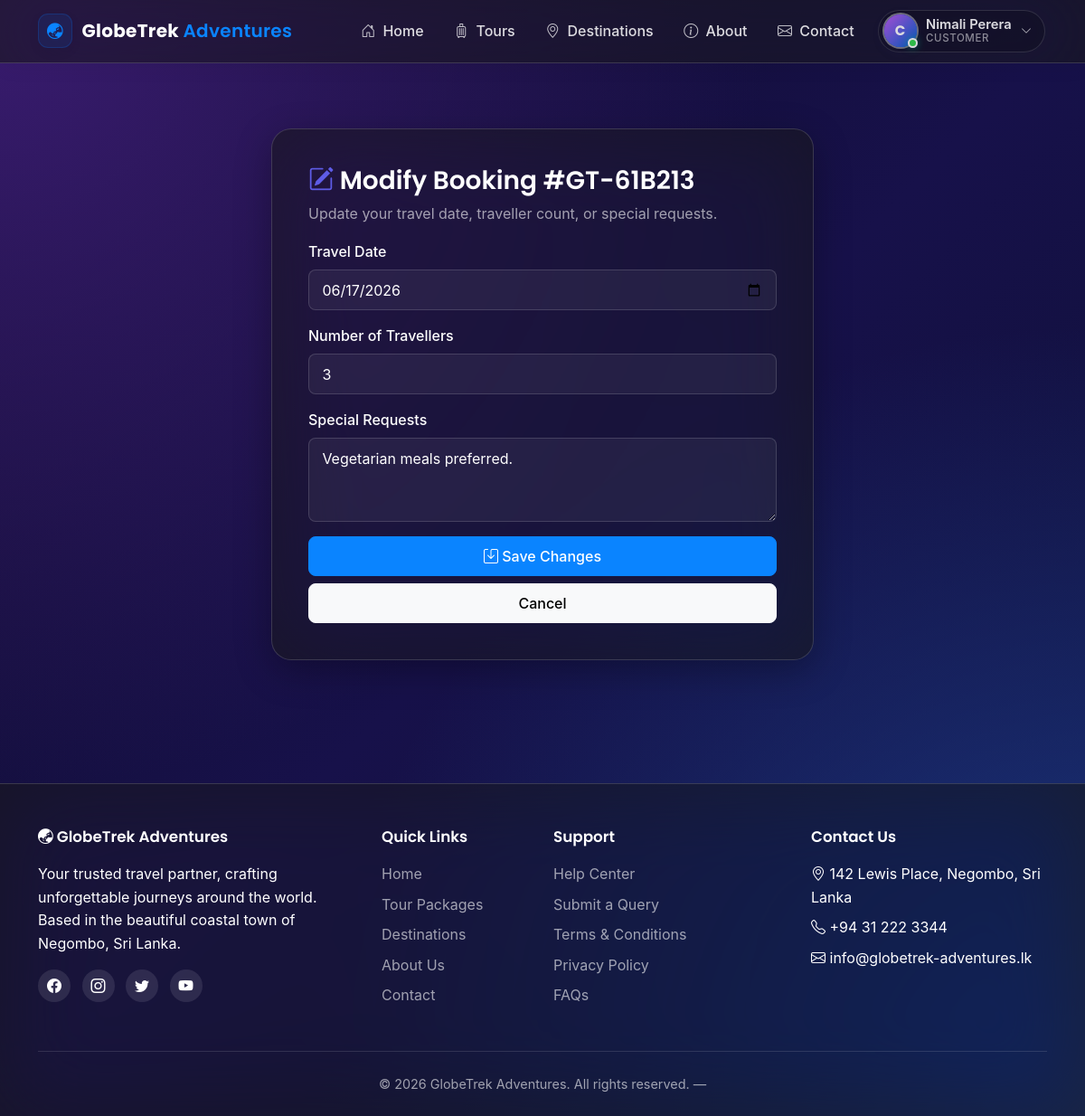
The app's page /bookings/1/customize/ (signed in) with its own data.
### apps/accounts/models.py (models this page shows, shortened)
class Profile(models.Model):
    ROLE_CHOICES = [
        ('customer', 'Customer'),
        ('staff', 'Staff'),
        ('admin', 'Admin'),
    ]
    user = models.OneToOneField(
        User,
        on_delete=models.CASCADE,
        related_name='profile',
    )
    role = models.CharField(
        max_length=10,
        choices=ROLE_CHOICES,
        default='customer',
        help_text='Determines what dashboards and actions are available.',
    )
    phone = models.CharField(max_length=20, blank=True)
    address = models.TextField(blank=True)
    profile_pic = models.ImageField(
        upload_to='profile_pics/',
        blank=True,
        null=True,
    )
    date_joined = models.DateTimeField(auto_now_add=True)
    class Meta:
        ordering = ['-date_joined']

### apps/bookings/models.py (models this page shows, shortened)
class Booking(models.Model):
    STATUS_CHOICES = [
        ('pending', 'Pending Confirmation'),
        ('confirmed', 'Confirmed'),
        ('completed', 'Completed'),
        ('cancelled', 'Cancelled'),
    ]
    PAYMENT_CHOICES = [
        ('unpaid', 'Unpaid'),
        ('paid', 'Paid'),
        ('refunded', 'Refunded'),
    ]
    reference = models.CharField(max_length=12, unique=True, editable=False, blank=True)
    customer = models.ForeignKey(
        User, on_delete=models.CASCADE, related_name='bookings',
    )
    package = models.ForeignKey(
        TourPackage, on_delete=models.PROTECT, related_name='bookings',
    )
    travel_date = models.DateField(help_text='Date the tour starts.')
    num_travellers = models.PositiveIntegerField(default=1)
    total_price = models.DecimalField(max_digits=10, decimal_places=2)
    status = models.CharField(max_length=10, choices=STATUS_CHOICES, default='pending')
    payment_status = models.CharField(
        max_length=10, choices=PAYMENT_CHOICES, default='unpaid',
    )
    special_requests = models.TextField(blank=True)
    created_at = models.DateTimeField(auto_now_add=True)
    updated_at = models.DateTimeField(auto_now=True)
    class Meta:
        ordering = ['-created_at']

### apps/bookings/views.py (the view)
# urls.py: path('<int:booking_id>/customize/', views.customize_booking, name='customize'),
@login_required
def customize_booking(request, booking_id):
    booking = get_object_or_404(Booking, id=booking_id, customer=request.user)
    if booking.status not in ('pending', 'confirmed'):
        messages.warning(request, 'This booking cannot be modified anymore.')
        return redirect('bookings:detail', booking_id=booking.id)
    if request.method == 'POST':
        form = BookingCustomizeForm(request.POST, instance=booking)
        if form.is_valid():
            booking = form.save(commit=False)
            booking.total_price = booking.package.price * booking.num_travellers
            booking.save()
            messages.success(request, 'Booking updated successfully.')
            return redirect('bookings:detail', booking_id=booking.id)
    else:
        form = BookingCustomizeForm(instance=booking)
    return render(request, 'bookings/customize.html', {
        'form': form, 'booking': booking,
    })

### apps/bookings/forms.py
class BookingCustomizeForm(forms.ModelForm):
    class Meta:
        model = Booking
        fields = ['travel_date', 'num_travellers', 'special_requests']
        widgets = {
            'travel_date': forms.DateInput(attrs={'type': 'date'}),
            'special_requests': forms.Textarea(attrs={'rows': 3}),
        }

### apps/core/context_processors.py (called while the page is built)
def site_meta(request):
    return {
        'COMPANY_NAME': settings.COMPANY_NAME,
        'COMPANY_ADDRESS': settings.COMPANY_ADDRESS,
        'COMPANY_PHONE': settings.COMPANY_PHONE,
        'COMPANY_EMAIL': settings.COMPANY_EMAIL,
    }

### templates/bookings/customize.html (shortened to what this page needs)
{% extends 'base.html' %}
{% load widget_tweaks %}
{% block content %}
<div class="container">
    <div class="auth-card" style="max-width: 600px;">
        <h3><i class="bi bi-pencil-square text-indigo"></i> Modify Booking #{{ booking.reference }}</h3>
        <p class="text-muted">Update your travel date, traveller count, or special requests.</p>
        <form method="post" novalidate>
            <div class="mb-3">
                <label class="form-label">Travel Date</label>
                {{ form.travel_date|add_class:"form-control" }}
            </div>
            <div class="mb-3">
                <label class="form-label">Number of Travellers</label>
                {{ form.num_travellers|add_class:"form-control" }}
            </div>
            <div class="mb-3">
                <label class="form-label">Special Requests</label>
                {{ form.special_requests|add_class:"form-control" }}
            </div>
            <button type="submit" class="btn btn-indigo w-100"><i class="bi bi-save"></i> Save Changes</button>
            <a href="{% url 'bookings:detail' booking.id %}" class="btn btn-light w-100 mt-2">Cancel</a>
        </form>
    </div>
</div>
{% endblock %}

### templates/base.html (shortened to what this page needs)
{% load static %}
<!DOCTYPE html>
<html lang="en">
<head>
    <link href="https://cdn.jsdelivr.net/npm/bootstrap@5.3.2/dist/css/bootstrap.min.css" rel="stylesheet">
    <link rel="stylesheet" href="https://cdn.jsdelivr.net/npm/bootstrap-icons@1.11.2/font/bootstrap-icons.css">
    <link rel="stylesheet" href="{% static 'css/style.css' %}">
</head>
<body>
    <nav class="navbar navbar-expand-lg navbar-globetrek sticky-top">
        <div class="container">
            <a class="navbar-brand" href="{% url 'core:home' %}">
                <span class="brand-mark"><i class="bi bi-globe-asia-australia"></i></span>
                <span class="brand-text">GlobeTrek <span class="brand-text-accent">Adventures</span></span>
            </a>
            <div class="collapse navbar-collapse" id="mainNav">
                <ul class="navbar-nav ms-auto align-items-lg-center">
                    <li class="nav-item"><a
                            class="nav-link {% if request.resolver_match.url_name == 'home' %}active{% endif %}"
                            href="{% url 'core:home' %}"><i class="bi bi-house-door"></i> Home</a></li>
                    <li class="nav-item"><a class="nav-link" href="{% url 'tours:package_list' %}"><i
                                class="bi bi-suitcase"></i> Tours</a></li>
                    <li class="nav-item"><a class="nav-link" href="{% url 'tours:destination_list' %}"><i
                                class="bi bi-geo-alt"></i> Destinations</a></li>
                    <li class="nav-item"><a class="nav-link" href="{% url 'core:about' %}"><i
                                class="bi bi-info-circle"></i> About</a></li>
                    <li class="nav-item"><a class="nav-link" href="{% url 'core:contact' %}"><i
                                class="bi bi-envelope"></i> Contact</a></li>
                    {% if user.is_authenticated %}
                    {% if '/dashboard/' in request.path or '/manage/' in request.path or '/my_list/' in request.path %}
                    {% else %}
                    <li class="nav-item dropdown user-menu ms-lg-2">
                        <a class="nav-link user-trigger" data-bs-toggle="dropdown" href="#" aria-expanded="false">
                            <span class="avatar avatar-sm">
                                {% if user.profile.profile_pic %}
                                <img src="{{ user.profile.profile_pic.url }}" alt="{{ user.username }}">
                                {% else %}
                                <span class="avatar-initial">{{ user.username|slice:":1"|upper }}</span>
                                {% endif %}
                                <span class="avatar-status"></span>
                            </span>
                            <span class="user-meta d-none d-lg-flex">
                                <span class="user-name">{{ user.get_full_name|default:user.username }}</span>
                                {% if user.profile.role %}
                                <span class="user-role">{{ user.profile.get_role_display }}</span>
                                {% endif %}
                            </span>
                            <i class="bi bi-chevron-down user-caret"></i>
                        </a>
                    </li>
                    {% endif %}
                    {% endif %}
                </ul>
            </div>
        </div>
    </nav>
    <main class="py-4">
        {% block content %}{% endblock %}
    </main>
    <footer class="footer">
        <div class="container">
            <div class="row g-4">
                <div class="col-lg-4 col-md-6">
                    <h5><i class="bi bi-globe-asia-australia"></i> GlobeTrek Adventures</h5>
                    <p>Your trusted travel partner, crafting unforgettable journeys around the world. Based in the
                        beautiful coastal town of Negombo, Sri Lanka.</p>
                    <div class="social-icons mt-3">
                        <a href="#" title="Facebook"><i class="bi bi-facebook"></i></a>
                        <a href="#" title="Instagram"><i class="bi bi-instagram"></i></a>
                        <a href="#" title="Twitter"><i class="bi bi-twitter"></i></a>
                        <a href="#" title="YouTube"><i class="bi bi-youtube"></i></a>
                    </div>
                </div>
                <div class="col-lg-2 col-md-6">
                    <h5>Quick Links</h5>
                    <ul>
                        <li><a href="{% url 'core:home' %}">Home</a></li>
                        <li><a href="{% url 'tours:package_list' %}">Tour Packages</a></li>
                        <li><a href="{% url 'tours:destination_list' %}">Destinations</a></li>
                        <li><a href="{% url 'core:about' %}">About Us</a></li>
                        <li><a href="{% url 'core:contact' %}">Contact</a></li>
                    </ul>
                </div>
                <div class="col-lg-3 col-md-6">
                    <h5>Support</h5>
                    <ul>
                        <li><a href="{% url 'core:contact' %}">Help Center</a></li>
                        <li><a href="{% url 'inquiries:create' %}">Submit a Query</a></li>
                        <li><a href="#">Terms & Conditions</a></li>
                        <li><a href="#">Privacy Policy</a></li>
                        <li><a href="#">FAQs</a></li>
                    </ul>
                </div>
                <div class="col-lg-3 col-md-6">
                    <h5>Contact Us</h5>
                    <ul>
                        <li><i class="bi bi-geo-alt"></i> {{ COMPANY_ADDRESS }}</li>
                        <li><i class="bi bi-telephone"></i> {{ COMPANY_PHONE }}</li>
                        <li><i class="bi bi-envelope"></i> {{ COMPANY_EMAIL }}</li>
                    </ul>
                </div>
            </div>
            <div class="footer-bottom">
                &copy; {% now "Y" %} {{ COMPANY_NAME }}. All rights reserved. &mdash;
            </div>
        </div>
    </footer>
</body>
</html>

### records on screen
Booking: reference "GT-61B213", travel_date "06/17/2026", num_travellers "3", special_requests "Vegetarian meals preferred."

### other values on screen
{{ user.username|slice:":1"|upper }} "C"
{{ user.get_full_name|default:user.username }} "Nimali Perera"
{{ user.profile.get_role_display }} "CUSTOMER"
{{ COMPANY_ADDRESS }} "142 Lewis Place, Negombo, Sri Lanka"
{{ COMPANY_PHONE }} "+94 31 222 3344"
{{ COMPANY_EMAIL }} "info@globetrek-adventures.lk"
{{ COMPANY_NAME }} "GlobeTrek Adventures"
